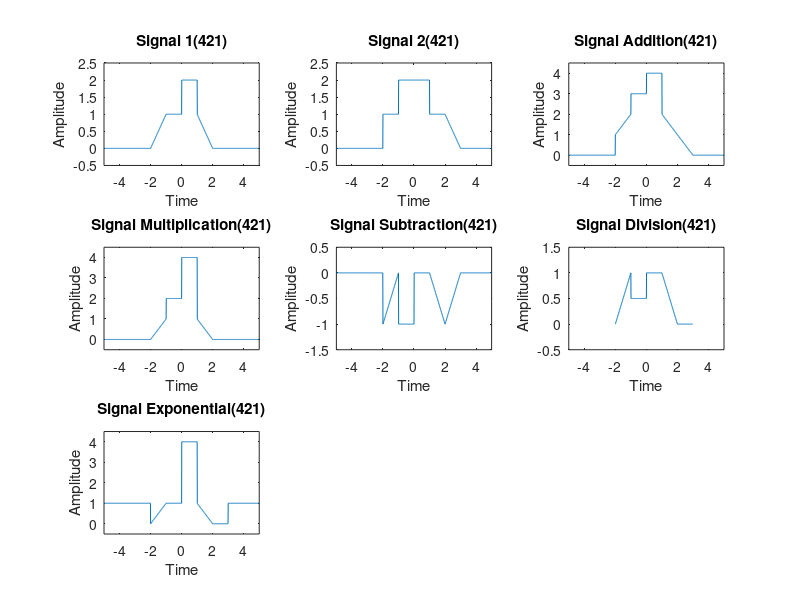

This chart was generated by the following MATLAB code:
% clear all
close all

%time range
t=-5:0.01:+5;

%Signal 1
Signal_1 = (t+2).*(t>=-2 & t<=-1) + (1).*(t>-1 & t<=0)+ (2).*(t>0 & t<=1)+ (2-t).*(t>1 & t<=2);

subplot(3,3,1);
plot(t,Signal_1);
xlabel("Time");
ylabel("Amplitude");
title("Signal 1(421)");
axis([min(t),max(t),min(Signal_1)-0.5,max(Signal_1)+0.5]);

%Signal 2
Signal_2 = (1).*(t>=-2 & t<=-1)+ (2).*(t>-1 & t<=1) + (1).*(t>1 & t<=2) + (3-t).*(t>2 & t<=3);

subplot(3,3,2);
plot(t,Signal_2);
xlabel("Time");
ylabel("Amplitude");
title("Signal 2(421)");
axis([min(t),max(t),min(Signal_2)-0.5,max(Signal_2)+0.5]);

%Signal Addition
Signal_Addition = Signal_1 + Signal_2;

subplot(3,3,3);
plot(t,Signal_Addition);
xlabel("Time");
ylabel("Amplitude");
title("Signal Addition(421)");
axis([min(t),max(t),min(Signal_Addition)-0.5,max(Signal_Addition)+0.5]);

%Signal Multiplication
Signal_Multiplication = Signal_1 .* Signal_2;

subplot(3,3,4);
plot(t,Signal_Multiplication);
xlabel("Time");
ylabel("Amplitude");
title("Signal Multiplication(421)");
axis([min(t),max(t),min(Signal_Multiplication)-0.5,max(Signal_Multiplication)+0.5]);

%Signal Subtraction
Signal_Subtraction = Signal_1 - Signal_2;

subplot(3,3,5);
plot(t,Signal_Subtraction);
xlabel("Time");
ylabel("Amplitude");
title("Signal Subtraction(421)");
axis([min(t),max(t),min(Signal_Subtraction)-0.5,max(Signal_Subtraction)+0.5]);

%Signal Division
Signal_Division = Signal_1 ./ Signal_2;

subplot(3,3,6);
plot(t,Signal_Division);
xlabel("Time");
ylabel("Amplitude");
title("Signal Division(421)");
axis([min(t),max(t),min(Signal_Division)-0.5,max(Signal_Division)+0.5]);

%Signal Exponential
Signal_Exponential = Signal_1 .^ Signal_2;

subplot(3,3,7);
plot(t,Signal_Exponential);
xlabel("Time");
ylabel("Amplitude");
title("Signal Exponential(421)");
axis([min(t),max(t),min(Signal_Exponential)-0.5,max(Signal_Exponential)+0.5]);
